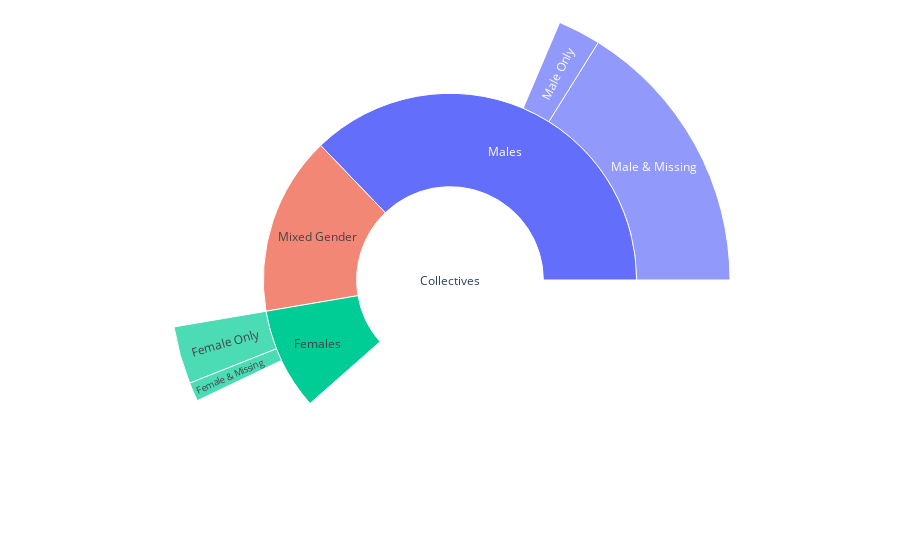

Notebook code for this chart:
### Code cell
#collective insight MOMA NEW

#values = total coll , males(MO+MM) , MO, MM, MIXED, females(FO+FM), FO, FM

import plotly.graph_objects as go

fig_sun =go.Figure(go.Sunburst(
    labels=["Collectives", "Males", "Male Only", "Male & Missing", "Mixed Gender", "Females", "Female Only", "Female & Missing"],
    parents=["", "Collectives","Males", "Males", "Collectives", "Collectives",  "Females", "Females"],
    values=[1667, 805 , 107, 698, 671, 191, 144, 47]
))
fig_sun.update_layout(margin = dict(t=0, l=0, r=0, b=0))

fig_sun.show()

### Figure 1 — Plotly figure (JSON) as saved in the notebook; plotly's stock layout.template omitted (floating-point values rounded to 4 significant figures)
{"data": [{"labels": ["Collectives", "Males", "Male Only", "Male & Missing", "Mixed Gender", "Females", "Female Only", "Female & Missing"], "parents": ["", "Collectives", "Males", "Males", "Collectives", "Collectives", "Females", "Females"], "type": "sunburst", "values": [1667, 805, 107, 698, 671, 191, 144, 47]}], "layout": {"margin": {"b": 0, "l": 0, "r": 0, "t": 0}}}
